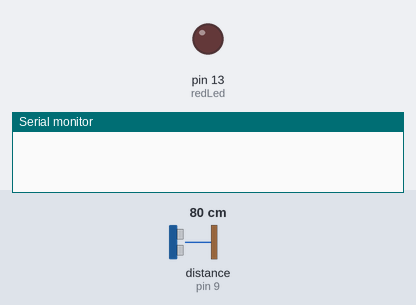
The sketch below on a simulated Arduino Uno, built with avr-gcc and run on an emulated ATmega328P. On the bench: output pins drawn as LEDs (lit = HIGH), the last lines printed to the serial monitor. Wiring (inferred from the names in the program): ultrasonic range finder: trigger pin 10; echo pin 9. Inputs (shaded band) come from the test bench; at power-on: distance to the obstacle (sensor on pin 9) 80 cm. The echo pulse lasts 58.3 µs per cm; pins used as bus, display or sensor lines are not drawn.

Above: at 0.1 s.
At 1.1 s:
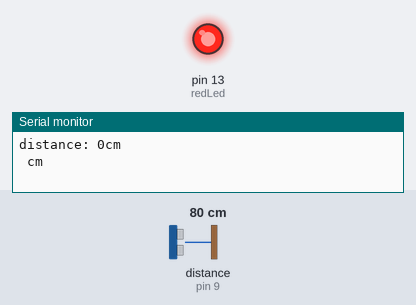
Timing chart, 0 to 2.6 s (numbered marks = the images above):
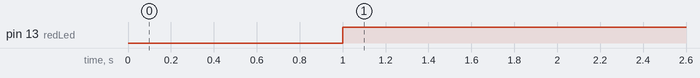

The sketch:

ultrasonic_sensor1.ino
```cpp
//define pin numbers


const int redLed = 13;
const int trigger = 10;
const int echo = 9;


//define other variables
long duration;
int distance;

void setup(){
  pinMode (redLed, OUTPUT);
  pinMode (trigger, OUTPUT);
  pinMode (echo, OUTPUT);
  Serial.begin(9600);
}
void loop(){
  digitalWrite(trigger, LOW);
  delayMicroseconds(2);
  digitalWrite(trigger, HIGH);
  delayMicroseconds(10);
  digitalWrite(trigger, LOW);

  duration = pulseIn(echo, HIGH);
  distance = duration* 0.034/2;

  Serial.print("distance: ");
  Serial.print(distance);
  Serial.println("cm");

    Serial.println(" cm");

   if(distance <75){
  digitalWrite(redLed, HIGH);
  }
  else {
    digitalWrite (redLed, LOW);
    }
  }


  
```

Measured:
- by itself, pin 13 (redLed): LOW → HIGH at 1.0 s
